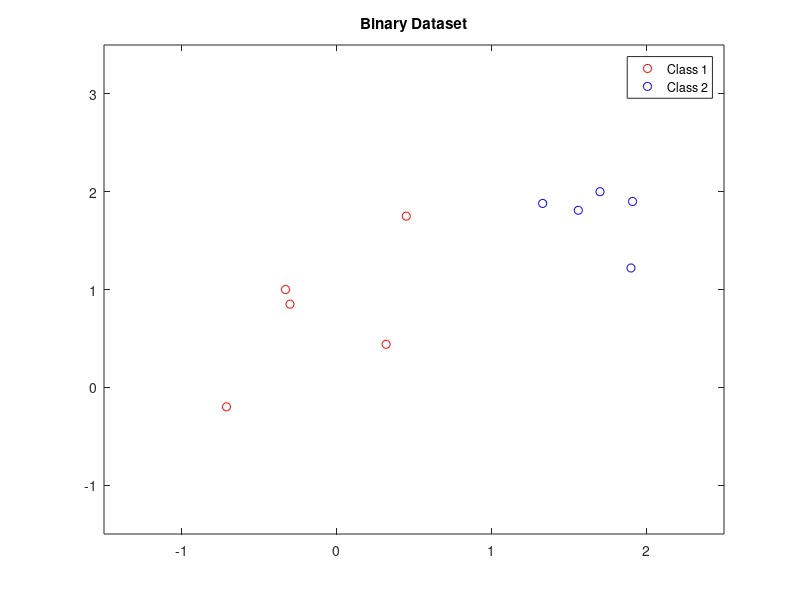

MATLAB code for this plot:
Inputs = [-0.329,1; -0.71,-0.2; 0.45,1.75; 0.32,0.44; -0.3,0.85;
          1.56,1.81; 1.7,2; 1.33,1.88; 1.9,1.22; 1.91,1.9];
figure(1);
    plot(Inputs(1:5, 1),Inputs(1:5, 2), 'ro');
    hold on
    plot(Inputs(6:10, 1), Inputs(6:10, 2),'bo');
    hold on
    xlim([-1.5 2.5])
    ylim([-1.5 3.5])
    legend('Class 1', 'Class 2');
    title('Binary Dataset');
    print(gcf,'-dpng','C:\Users\Yunqing\Desktop\SEM2\fuzzy\assignments\Dataset1.png');
    hold off